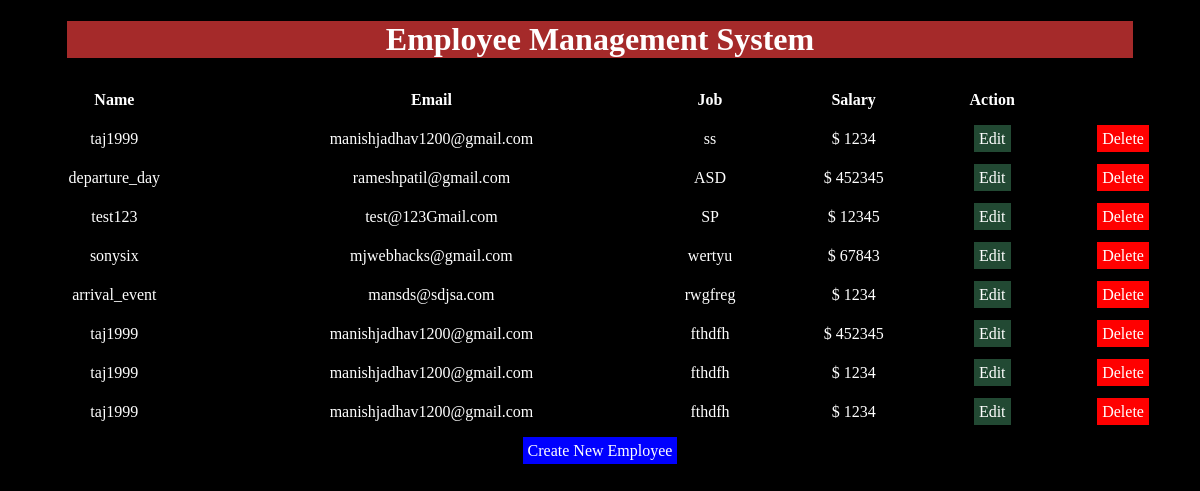
The page / on the database its author committed.
### blog/models.py (models this page shows)
class Employee(models.Model):
    id = models.AutoField(primary_key=True)
    name = models.CharField(max_length=200)
    email = models.EmailField(max_length=250)
    job = models.CharField(max_length=250)
    salary = models.BigIntegerField(null=True)

### blog/views.py (the view)
# urls.py: path('', views.index, name='index'),
def index(request):
    employees = Employee.objects.all()
    return render(request, 'index.html', {'employees':employees})

### blog/templates/index.html (shortened to what this page needs)
{% load static %}
<!DOCTYPE html>
<html lang="en">
<head>
    <link rel="stylesheet" type="text/css" href="{% static 'style.css' %}">
</head>
<body>
    <div style="margin: 10px auto; width: 90%;">
        <h1 style="text-align: center;">Employee Management System</h1>
    </div>
    <table style="width: 100%; text-align: center;">
        <tr>
            <th>Name</th>
            <th>Email</th>
            <th>Job</th>
            <th>Salary</th>
            <th>Action</th>
        </tr>
        {% for employee in employees %}
        <tr>
            <td>{{  employee.name }}</td>
            <td>{{  employee.email }}</td>
            <td>{{  employee.job }}</td>
            <td>$ {{  employee.salary }}</td>
            <td><a class="edit-button" href="{% url 'editEmployeeForm' employee.id %}">Edit</a></td>
            <td><a class="delete-button" href="{% url 'deleteEmployee' employee.id %}">Delete</a></td>
        </tr>
        {% endfor %}
    </table>
    <div style="margin:10px auto; width:50%; text-align: center;">
        <a class="add-button" href="{% url 'employeeForm' %}">Create New Employee</a>
    </div>
</body>
</html>

### blog/static/style.css (style rules this page uses)
body { background: black; color: white; }
h1 { background-color: brown; color: white; }
table, th, td { border: 1px solid black; border-collapse: collapse; padding: 10px }
.edit-button { color:#FFFFFF; background-color: #224933; text-decoration: none; padding: 5px; }
.delete-button { color: #FFFFFF; background-color: red; text-decoration: none; padding: 5px; }
.add-button { color: #FFFFFF; background-color: blue; text-decoration: none; padding: 5px; }

### rows shown on the page
Employee: name "taj1999", email "manishjadhav1200@gmail.com", job "ss", salary "1234"
Employee: name "departure_day", email "rameshpatil@gmail.com", job "ASD", salary "452345"
Employee: name "test123", email "test@123Gmail.com", job "SP", salary "12345"
Employee: name "sonysix", email "mjwebhacks@gmail.com", job "wertyu", salary "67843"
Employee: name "arrival_event", email "mansds@sdjsa.com", job "rwgfreg", salary "1234"
Employee: name "taj1999", email "manishjadhav1200@gmail.com", job "fthdfh", salary "452345"
Employee: name "taj1999", email "manishjadhav1200@gmail.com", job "fthdfh", salary "1234"
Employee: name "taj1999", email "manishjadhav1200@gmail.com", job "fthdfh", salary "1234"
